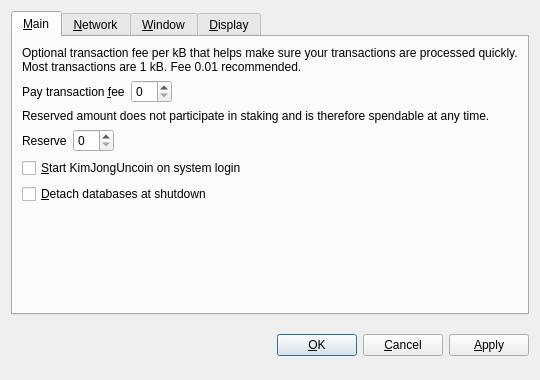
<?xml version="1.0" encoding="UTF-8"?>
<ui version="4.0">
 <class>OptionsDialog</class>
 <widget class="QDialog" name="OptionsDialog">
  <property name="geometry">
   <rect>
    <x>0</x>
    <y>0</y>
    <width>540</width>
    <height>380</height>
   </rect>
  </property>
  <property name="windowTitle">
   <string>Options</string>
  </property>
  <property name="modal">
   <bool>true</bool>
  </property>
  <layout class="QVBoxLayout" name="verticalLayout">
   <item>
    <widget class="QTabWidget" name="tabWidget">
     <property name="tabPosition">
      <enum>QTabWidget::North</enum>
     </property>
     <property name="currentIndex">
      <number>0</number>
     </property>
     <widget class="QWidget" name="tabMain">
      <attribute name="title">
       <string>&amp;Main</string>
      </attribute>
      <layout class="QVBoxLayout" name="verticalLayout_Main">
       <item>
        <widget class="QLabel" name="transactionFeeInfoLabel">
         <property name="text">
          <string>Optional transaction fee per kB that helps make sure your transactions are processed quickly. Most transactions are 1 kB. Fee 0.01 recommended.</string>
         </property>
         <property name="textFormat">
          <enum>Qt::PlainText</enum>
         </property>
         <property name="wordWrap">
          <bool>true</bool>
         </property>
        </widget>
       </item>
       <item>
        <layout class="QHBoxLayout" name="horizontalLayoutFee">
         <item>
          <widget class="QLabel" name="transactionFeeLabel">
           <property name="text">
            <string>Pay transaction &amp;fee</string>
           </property>
           <property name="textFormat">
            <enum>Qt::PlainText</enum>
           </property>
           <property name="buddy">
            <cstring>transactionFee</cstring>
           </property>
          </widget>
         </item>
         <item>
          <widget class="BitcoinAmountField" name="transactionFee"/>
         </item>
         <item>
          <spacer name="horizontalSpacerFee">
           <property name="orientation">
            <enum>Qt::Horizontal</enum>
           </property>
           <property name="sizeHint" stdset="0">
            <size>
             <width>40</width>
             <height>20</height>
            </size>
           </property>
          </spacer>
         </item>
        </layout>
       </item>
       <item>
        <widget class="QLabel" name="reserveBalanceInfoLabel">
         <property name="text">
          <string>Reserved amount does not participate in staking and is therefore spendable at any time.</string>
         </property>
         <property name="textFormat">
          <enum>Qt::PlainText</enum>
         </property>
         <property name="wordWrap">
          <bool>true</bool>
         </property>
        </widget>
       </item>
       <item>
        <layout class="QHBoxLayout" name="horizontalLayoutReserveBalance">
         <item>
          <widget class="QLabel" name="reserveBalanceLabel">
           <property name="text">
            <string>Reserve</string>
           </property>
           <property name="textFormat">
            <enum>Qt::PlainText</enum>
           </property>
           <property name="buddy">
            <cstring>reserveBalance</cstring>
           </property>
          </widget>
         </item>
         <item>
          <widget class="BitcoinAmountField" name="reserveBalance"/>
         </item>
         <item>
          <spacer name="horizontalSpacerReserveBalance">
           <property name="orientation">
            <enum>Qt::Horizontal</enum>
           </property>
           <property name="sizeHint" stdset="0">
            <size>
             <width>40</width>
             <height>20</height>
            </size>
           </property>
          </spacer>
         </item>
        </layout>
       </item>
       <item>
        <widget class="QCheckBox" name="bitcoinAtStartup">
         <property name="toolTip">
          <string>Automatically start KimJongUncoin after logging in to the system.</string>
         </property>
         <property name="text">
          <string>&amp;Start KimJongUncoin on system login</string>
         </property>
        </widget>
       </item>
       <item>
        <widget class="QCheckBox" name="detachDatabases">
         <property name="toolTip">
          <string>Detach block and address databases at shutdown. This means they can be moved to another data directory, but it slows down shutdown. The wallet is always detached.</string>
         </property>
         <property name="text">
          <string>&amp;Detach databases at shutdown</string>
         </property>
        </widget>
       </item>
       <item>
        <spacer name="verticalSpacer_Main">
         <property name="orientation">
          <enum>Qt::Vertical</enum>
         </property>
         <property name="sizeHint" stdset="0">
          <size>
           <width>20</width>
           <height>40</height>
          </size>
         </property>
        </spacer>
       </item>
      </layout>
     </widget>
     <widget class="QWidget" name="tabNetwork">
      <attribute name="title">
       <string>&amp;Network</string>
      </attribute>
      <layout class="QVBoxLayout" name="verticalLayout_Network">
       <item>
        <widget class="QCheckBox" name="mapPortUpnp">
         <property name="toolTip">
          <string>Automatically open the KimJongUncoin client port on the router. This only works when your router supports UPnP and it is enabled.</string>
         </property>
         <property name="text">
          <string>Map port using &amp;UPnP</string>
         </property>
        </widget>
       </item>
       <item>
        <widget class="QCheckBox" name="connectSocks">
         <property name="toolTip">
          <string>Connect to the KimJongUncoin network through a SOCKS proxy (e.g. when connecting through Tor).</string>
         </property>
         <property name="text">
          <string>&amp;Connect through SOCKS proxy:</string>
         </property>
        </widget>
       </item>
       <item>
        <layout class="QHBoxLayout" name="horizontalLayout_Network">
         <item>
          <widget class="QLabel" name="proxyIpLabel">
           <property name="text">
            <string>Proxy &amp;IP:</string>
           </property>
           <property name="textFormat">
            <enum>Qt::PlainText</enum>
           </property>
           <property name="buddy">
            <cstring>proxyIp</cstring>
           </property>
          </widget>
         </item>
         <item>
          <widget class="QValidatedLineEdit" name="proxyIp">
           <property name="maximumSize">
            <size>
             <width>140</width>
             <height>16777215</height>
            </size>
           </property>
           <property name="toolTip">
            <string>IP address of the proxy (e.g. 127.0.0.1)</string>
           </property>
          </widget>
         </item>
         <item>
          <widget class="QLabel" name="proxyPortLabel">
           <property name="text">
            <string>&amp;Port:</string>
           </property>
           <property name="textFormat">
            <enum>Qt::PlainText</enum>
           </property>
           <property name="buddy">
            <cstring>proxyPort</cstring>
           </property>
          </widget>
         </item>
         <item>
          <widget class="QLineEdit" name="proxyPort">
           <property name="maximumSize">
            <size>
             <width>55</width>
             <height>16777215</height>
            </size>
           </property>
           <property name="toolTip">
            <string>Port of the proxy (e.g. 9050)</string>
           </property>
          </widget>
         </item>
         <item>
          <widget class="QLabel" name="socksVersionLabel">
           <property name="text">
            <string>SOCKS &amp;Version:</string>
           </property>
           <property name="textFormat">
            <enum>Qt::PlainText</enum>
           </property>
           <property name="buddy">
            <cstring>socksVersion</cstring>
           </property>
          </widget>
         </item>
         <item>
          <widget class="QValueComboBox" name="socksVersion">
           <property name="toolTip">
            <string>SOCKS version of the proxy (e.g. 5)</string>
           </property>
          </widget>
         </item>
         <item>
          <spacer name="horizontalSpacer_Network">
           <property name="orientation">
            <enum>Qt::Horizontal</enum>
           </property>
           <property name="sizeHint" stdset="0">
            <size>
             <width>40</width>
             <height>20</height>
            </size>
           </property>
          </spacer>
         </item>
        </layout>
       </item>
       <item>
        <spacer name="verticalSpacer_Network">
         <property name="orientation">
          <enum>Qt::Vertical</enum>
         </property>
         <property name="sizeHint" stdset="0">
          <size>
           <width>20</width>
           <height>40</height>
          </size>
         </property>
        </spacer>
       </item>
      </layout>
     </widget>
     <widget class="QWidget" name="tabWindow">
      <attribute name="title">
       <string>&amp;Window</string>
      </attribute>
      <layout class="QVBoxLayout" name="verticalLayout_Window">
       <item>
        <widget class="QCheckBox" name="minimizeToTray">
         <property name="toolTip">
          <string>Show only a tray icon after minimizing the window.</string>
         </property>
         <property name="text">
          <string>&amp;Minimize to the tray instead of the taskbar</string>
         </property>
        </widget>
       </item>
       <item>
        <widget class="QCheckBox" name="minimizeOnClose">
         <property name="toolTip">
          <string>Minimize instead of exit the application when the window is closed. When this option is enabled, the application will be closed only after selecting Quit in the menu.</string>
         </property>
         <property name="text">
          <string>M&amp;inimize on close</string>
         </property>
        </widget>
       </item>
       <item>
        <spacer name="verticalSpacer_Window">
         <property name="orientation">
          <enum>Qt::Vertical</enum>
         </property>
         <property name="sizeHint" stdset="0">
          <size>
           <width>20</width>
           <height>40</height>
          </size>
         </property>
        </spacer>
       </item>
      </layout>
     </widget>
     <widget class="QWidget" name="tabDisplay">
      <attribute name="title">
       <string>&amp;Display</string>
      </attribute>
      <layout class="QVBoxLayout" name="verticalLayout_Display">
       <item>
        <layout class="QHBoxLayout" name="horizontalLayout_1_Display">
         <item>
          <widget class="QLabel" name="langLabel">
           <property name="text">
            <string>User Interface &amp;language:</string>
           </property>
           <property name="textFormat">
            <enum>Qt::PlainText</enum>
           </property>
           <property name="buddy">
            <cstring>lang</cstring>
           </property>
          </widget>
         </item>
         <item>
          <widget class="QValueComboBox" name="lang">
           <property name="toolTip">
            <string>The user interface language can be set here. This setting will take effect after restarting KimJongUncoin.</string>
           </property>
          </widget>
         </item>
        </layout>
       </item>
       <item>
        <layout class="QHBoxLayout" name="horizontalLayout_2_Display">
         <item>
          <widget class="QLabel" name="unitLabel">
           <property name="text">
            <string>&amp;Unit to show amounts in:</string>
           </property>
           <property name="textFormat">
            <enum>Qt::PlainText</enum>
           </property>
           <property name="buddy">
            <cstring>unit</cstring>
           </property>
          </widget>
         </item>
         <item>
          <widget class="QValueComboBox" name="unit">
           <property name="toolTip">
            <string>Choose the default subdivision unit to show in the interface and when sending coins.</string>
           </property>
          </widget>
         </item>
        </layout>
       </item>
       <item>
        <widget class="QCheckBox" name="displayAddresses">
         <property name="toolTip">
          <string>Whether to show KimJongUncoin addresses in the transaction list or not.</string>
         </property>
         <property name="text">
          <string>&amp;Display addresses in transaction list</string>
         </property>
        </widget>
       </item>
       <item>
        <widget class="QCheckBox" name="coinControlFeatures">
         <property name="toolTip">
          <string>Whether to show coin control features or not.</string>
         </property>
         <property name="text">
          <string>Display coin &amp;control features (experts only!)</string>
         </property>
        </widget>
       </item>
       <item>
        <spacer name="verticalSpacer_Display">
         <property name="orientation">
          <enum>Qt::Vertical</enum>
         </property>
         <property name="sizeHint" stdset="0">
          <size>
           <width>20</width>
           <height>40</height>
          </size>
         </property>
        </spacer>
       </item>
      </layout>
     </widget>
    </widget>
   </item>
   <item>
    <layout class="QHBoxLayout" name="horizontalLayout_Buttons">
     <item>
      <spacer name="horizontalSpacer_1">
       <property name="orientation">
        <enum>Qt::Horizontal</enum>
       </property>
       <property name="sizeHint" stdset="0">
        <size>
         <width>40</width>
         <height>48</height>
        </size>
       </property>
      </spacer>
     </item>
     <item>
      <widget class="QLabel" name="statusLabel">
       <property name="font">
        <font>
         <weight>75</weight>
         <bold>true</bold>
        </font>
       </property>
       <property name="text">
        <string/>
       </property>
       <property name="textFormat">
        <enum>Qt::PlainText</enum>
       </property>
       <property name="wordWrap">
        <bool>true</bool>
       </property>
      </widget>
     </item>
     <item>
      <spacer name="horizontalSpacer_2">
       <property name="orientation">
        <enum>Qt::Horizontal</enum>
       </property>
       <property name="sizeHint" stdset="0">
        <size>
         <width>40</width>
         <height>48</height>
        </size>
       </property>
      </spacer>
     </item>
     <item>
      <widget class="QPushButton" name="okButton">
       <property name="text">
        <string>&amp;OK</string>
       </property>
      </widget>
     </item>
     <item>
      <widget class="QPushButton" name="cancelButton">
       <property name="text">
        <string>&amp;Cancel</string>
       </property>
       <property name="autoDefault">
        <bool>false</bool>
       </property>
      </widget>
     </item>
     <item>
      <widget class="QPushButton" name="applyButton">
       <property name="text">
        <string>&amp;Apply</string>
       </property>
       <property name="autoDefault">
        <bool>false</bool>
       </property>
      </widget>
     </item>
    </layout>
   </item>
  </layout>
 </widget>
 <customwidgets>
  <customwidget>
   <class>BitcoinAmountField</class>
   <extends>QSpinBox</extends>
   <header>bitcoinamountfield.h</header>
  </customwidget>
  <customwidget>
   <class>QValueComboBox</class>
   <extends>QComboBox</extends>
   <header>qvaluecombobox.h</header>
  </customwidget>
  <customwidget>
   <class>QValidatedLineEdit</class>
   <extends>QLineEdit</extends>
   <header>qvalidatedlineedit.h</header>
  </customwidget>
 </customwidgets>
 <resources/>
 <connections/>
</ui>
